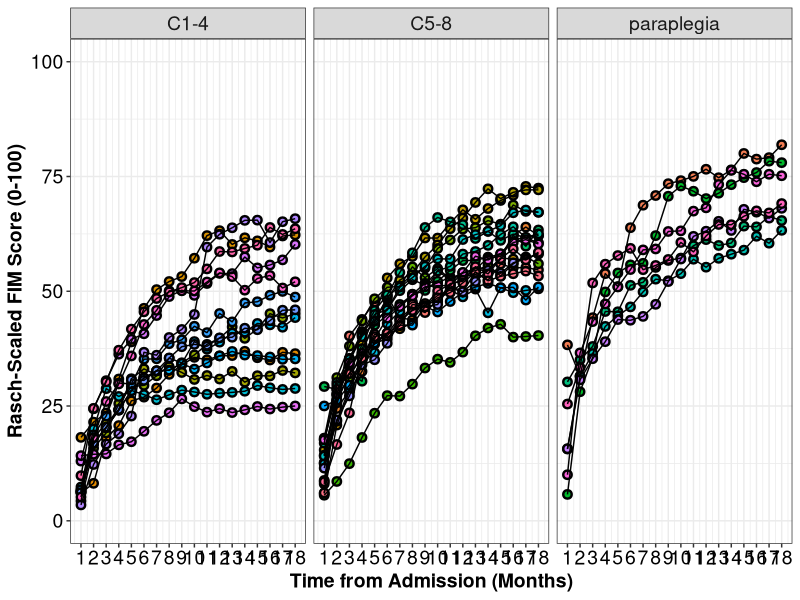
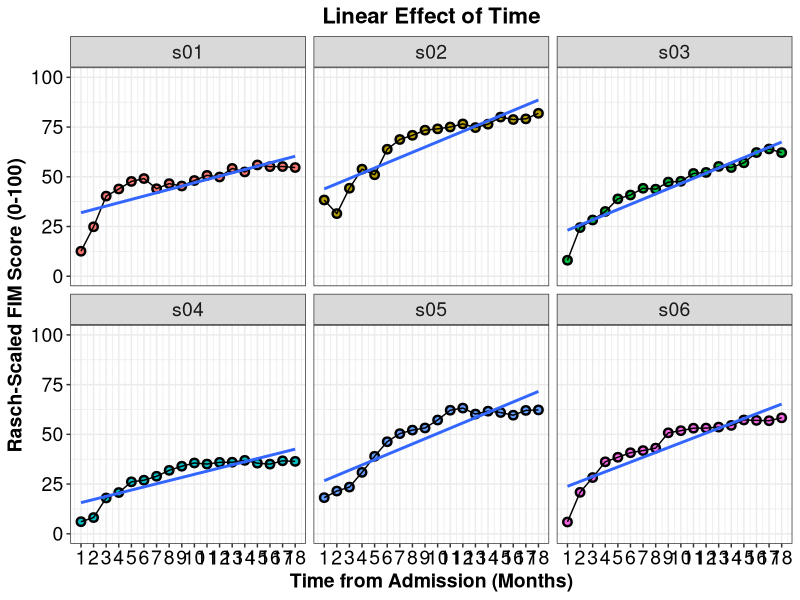
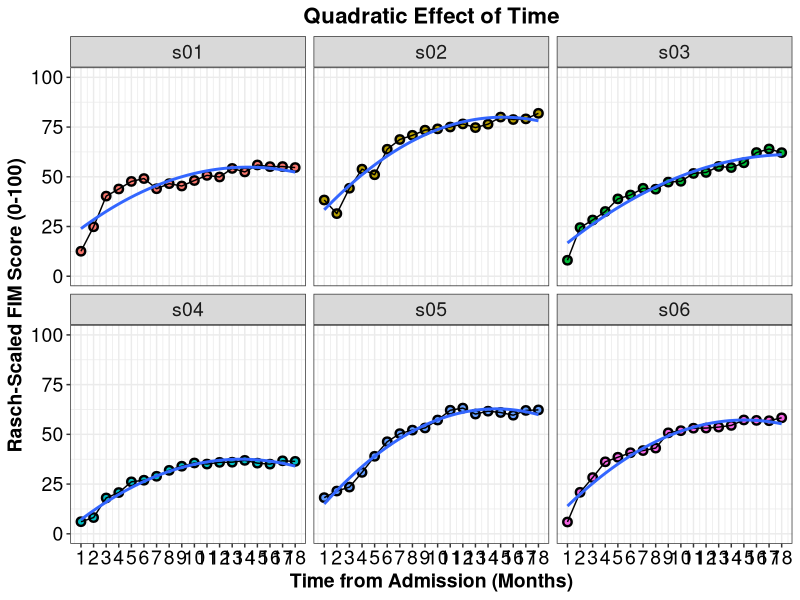
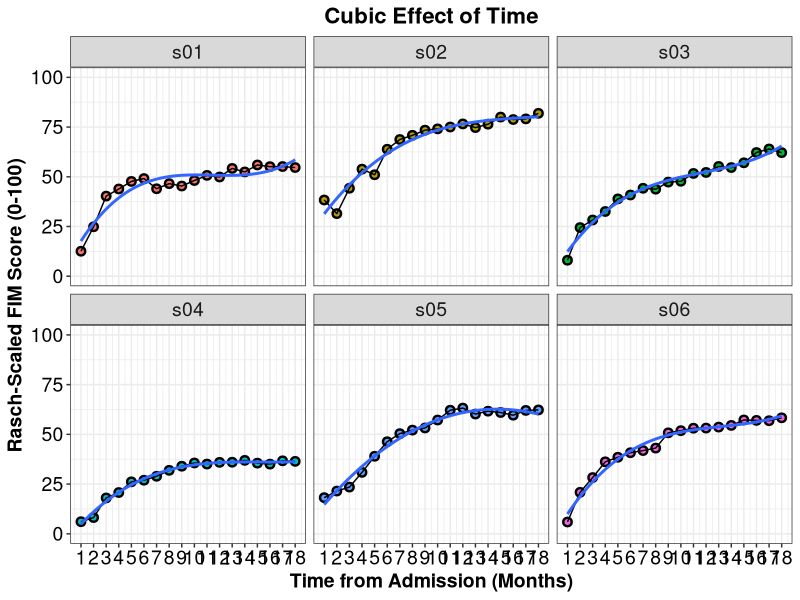
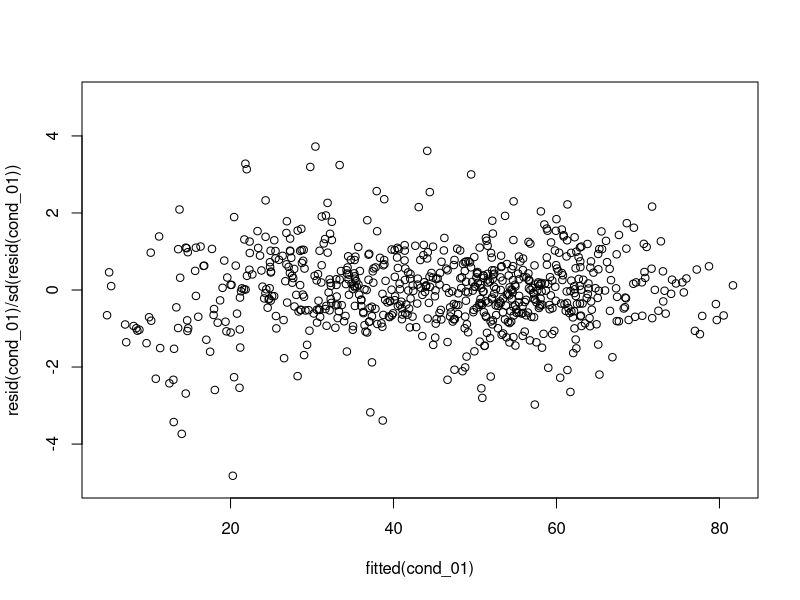
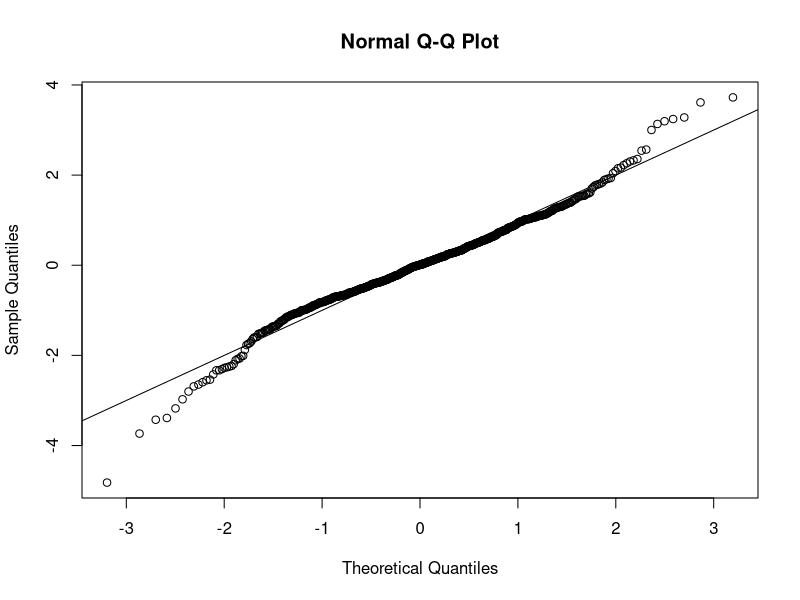
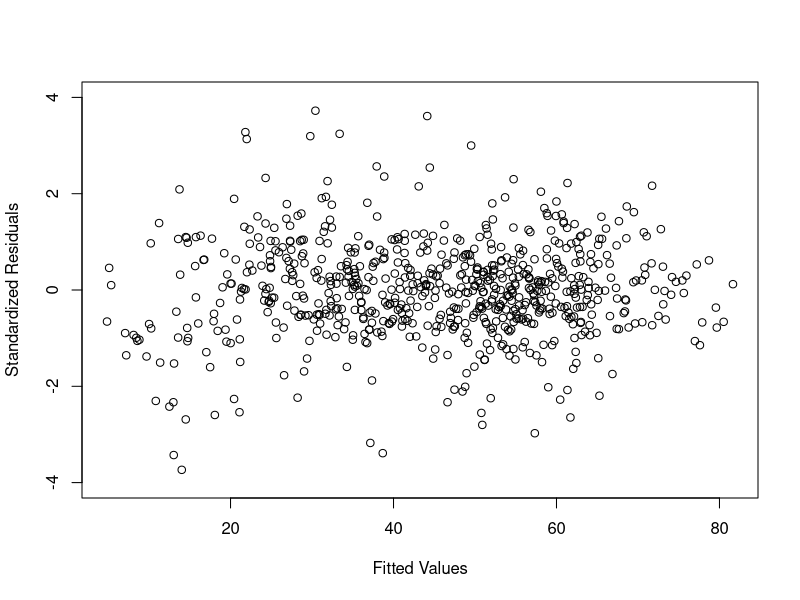

These charts were generated, in order, by the following R code: (Note: this script raises an error after producing the figures.)
# ACRM 2018 Longitudinal Data Analysis Worksho
# By Keith Lohse, Neurorehabilitation Informatics Lab, 2018-07-21

# Loading the essential libraries. 
library("ggplot2"); library("lme4"); library("car"); library("dplyr"); library("lmerTest"); 

# If these packages are not installed already, run the following code:
install.packages("ggplot2"); install.packages("lme4"); install.packages("car"); 
install.packages("dplyr"); install.packages("lmerTest"); 


##----------------------- Data Cleaning and QA ---------------------------------
## Setting the Directory -------------------------------------------------------
getwd()
setwd("C:/Users/kelop/Documents/GitHub/LMER_Clinical_Science/ACRM_2018/")
list.files()
# Make sure that the file data_session2.csv is saved in your working directory.

# Import the .csv file into R. 
# We will save this file in the R environment as an object called "DATA".
DATA<-read.csv("./data/data_session2.csv", header = TRUE, sep=",",  
               na.strings=c("NA","NaN"," ",""))

# Use the head() function to check the structure of the data file.
head(DATA)

# Alternately you can also download the data file from the web here:
# DATA <- read.csv("https://raw.githubusercontent.com/keithlohse/LMER_Clinical_Science/master/data/data_session2.csv")
# head(DATA)


## ------------------- Visualizing the Effects of Time -------------------------
# One of the major questions we address in this module is how to best model the
# effects of time. That is, what is the most appropriate "shape" of the time
# curve? Is it perfectly straight? Is curved? 
# In this module we will build from our linear model (that we used in Module 1)
# to a curvilinear model in which we add quadratic and cubic components

## FIM scores by group and time -----------------------------------------------
g1<-ggplot(DATA, aes(x = month, y = rasch_FIM)) +
  geom_point(aes(fill=as.factor(subID)), pch=21, size=2, stroke=1.25) +
  geom_line(aes(group=subID)) +
  facet_wrap(~AIS_grade)
g2<-g1+scale_x_continuous(name = "Time from Admission (Months)", breaks=c(0:18)) +
  scale_y_continuous(name = "Rasch-Scaled FIM Score (0-100)",limits=c(0,100))
g3 <- g2 + theme_bw() + 
  theme(axis.text=element_text(size=14, colour="black"), 
        axis.title=element_text(size=14,face="bold")) +
  theme(strip.text.x = element_text(size = 14))+
  theme(legend.position="none")

plot(g3)

# We can see that these patterns are almost certainly not linear:
first6<-DATA[c(1:108),]

g1<-ggplot(first6, aes(x = month, y = rasch_FIM)) +
  geom_point(aes(fill=as.factor(subID)), pch=21, size=2, stroke=1.25) +
  geom_line() +
  stat_smooth(method=lm, se=FALSE)+
  facet_wrap(~subID)
g2<-g1+scale_x_continuous(name = "Time from Admission (Months)", breaks=c(0:18)) +
  scale_y_continuous(name = "Rasch-Scaled FIM Score (0-100)",limits=c(0,100))+
  ggtitle("Linear Effect of Time") 
g3 <- g2 + theme_bw() + 
  theme(plot.title = element_text(size=16, face="bold", hjust=0.5), 
        axis.text=element_text(size=14, colour="black"), 
        axis.title=element_text(size=14,face="bold"),
        strip.text.x = element_text(size = 14),
        legend.position="none")

plot(g3)



# Visually, we can test the effect of adding a quadratic effect to the model
g1<-ggplot(first6, aes(x = month, y = rasch_FIM)) +
  geom_point(aes(fill=as.factor(subID)), pch=21, size=2, stroke=1.25) +
  geom_line() +
  stat_smooth(method=lm, formula = y~x+I(x^2), se=FALSE)+
  facet_wrap(~subID)
g2<-g1+scale_x_continuous(name = "Time from Admission (Months)", breaks=c(0:18)) +
  scale_y_continuous(name = "Rasch-Scaled FIM Score (0-100)",limits=c(0,100))+
  ggtitle("Quadratic Effect of Time") 
g3 <- g2 + theme_bw() + 
  theme(plot.title = element_text(size=16, face="bold", hjust=0.5), 
        axis.text=element_text(size=14, colour="black"), 
        axis.title=element_text(size=14,face="bold"),
        strip.text.x = element_text(size = 14),
        legend.position="none")

plot(g3)




# Further, we can see the effect of adding a cubic effect to the model
g1<-ggplot(first6, aes(x = month, y = rasch_FIM)) +
  geom_point(aes(fill=as.factor(subID)), pch=21, size=2, stroke=1.25) +
  geom_line() +
  stat_smooth(method=lm, formula = y~x+I(x^2)+I(x^3), se=FALSE)+
  facet_wrap(~subID)
g2<-g1+scale_x_continuous(name = "Time from Admission (Months)", breaks=c(0:18)) +
  scale_y_continuous(name = "Rasch-Scaled FIM Score (0-100)",limits=c(0,100))+
  ggtitle("Cubic Effect of Time") 
g3 <- g2 + theme_bw() + 
  theme(plot.title = element_text(size=16, face="bold", hjust=0.5), 
        axis.text=element_text(size=14, colour="black"), 
        axis.title=element_text(size=14,face="bold"),
        strip.text.x = element_text(size = 14),
        legend.position="none")

plot(g3)






## -------------- Comparing different Fixed-Effects of Time --------------------
# In order to quantify what our visualizations show us qualitatively, 
# we need to statistically compare models with linear, quadratic, and cubic
# effects of time. 

DATA$year.0_sq<-DATA$year.0^2
DATA$year.0_cu<-DATA$year.0^3


# Linear Effect of Time
time_linear<-lmer(rasch_FIM~
                # Fixed-effects
                1+year.0+
                # Random-effects
                (1+year.0|subID), data=DATA, REML=FALSE)
summary(time_linear)


# Quadratic Effect of Time
time_square<-lmer(rasch_FIM~
                    # Fixed-effects
                    1+year.0+year.0_sq+
                    # Random-effects
                    (1+year.0+year.0_sq|subID), data=DATA, REML=FALSE)
summary(time_square)


# Cubic Effect of Time
time_cube<-lmer(rasch_FIM~
                    # Fixed-effects
                    1+year.0+year.0_sq+year.0_cu+
                    # Random-effects
                    (1+year.0+year.0_sq+year.0_cu|subID), data=DATA, REML=FALSE)
summary(time_cube)

anova(time_linear, time_square, time_cube)


# Cubic Fixed-Effect Only 
time_cube_fixed<-lmer(rasch_FIM~
                  # Fixed-effects
                  1+year.0+year.0_sq+year.0_cu+
                  # Random-effects
                  (1+year.0+year.0_sq|subID), data=DATA, REML=FALSE)

anova(time_cube_fixed, time_cube)



## ------------------ Conditional Curvilinear Models ---------------------------

# Effect of AIS Grade on Time
cond_01<-lmer(rasch_FIM~
                  # Fixed-effects
                  1+year.0*AIS_grade+year.0_sq+year.0_cu+
                  # Random-effects
                  (1+year.0+year.0_sq+year.0_cu|subID), data=DATA, REML=FALSE)
summary(cond_01)


# Effect of AIS Grade on Quadratic Time
cond_02<-lmer(rasch_FIM~
                # Fixed-effects
                1+year.0*AIS_grade+year.0_sq*AIS_grade+year.0_cu+
                # Random-effects
                (1+year.0+year.0_sq+year.0_cu|subID), data=DATA, REML=FALSE)
summary(cond_02)



# Effect of AIS Grade on Cubic Time
cond_03<-lmer(rasch_FIM~
                # Fixed-effects
                1+year.0*AIS_grade+year.0_sq*AIS_grade+year.0_cu*AIS_grade+
                # Random-effects
                (1+year.0+year.0_sq+year.0_cu|subID), data=DATA, REML=FALSE)
summary(cond_03)

# Comparing between Models
anova(cond_01, cond_02, cond_03)


# Checking the Assumptions of our Best Fitting Model
## Level 1 Assumptions ----
plot(fitted(cond_01),resid(cond_01)/sd(resid(cond_01)), ylim=c(-5,5))

# Normality
qqnorm(resid(cond_01)/sd(resid(cond_01)))
abline(0,1)

# Homoscedasticity 
# Comparable Variances at Level 1
x <- fitted(cond_01)
y <- resid(cond_01)/sd(resid(cond_01))
plot(x=x, y=y, xlab = "Fitted Values", ylab="Standardized Residuals",
     ylim=c(-4,4))


# Influential Participants
plot(DATA$subID, resid(cond_01)/sd(resid(cond_01)), 
     ylab="Standardized Residuals", xlab="Subject ID",
     ylim=c(-4,4))


## Level 2 Assumptions ---- 
LVL2<-summarize(group_by(DATA, subID),
                AIS_grade = AIS_grade[1])
head(LVL2)
ranef(cond_01)

LVL2$RE_int<-ranef(cond_01)$subID$`(Intercept)`
LVL2$STD_int<-LVL2$RE_int/sd(LVL2$RE_int)

LVL2$RE_year<-ranef(cond_01)$subID$year.0
LVL2$STD_year<-LVL2$RE_year/sd(LVL2$RE_year)

LVL2$RE_year_sq<-ranef(cond_01)$subID$year.0_sq
LVL2$STD_year_sq<-LVL2$RE_year_sq/sd(LVL2$RE_year_sq)

LVL2$RE_year_cu<-ranef(cond_01)$subID$year.0_cu
LVL2$STD_year_cu<-LVL2$RE_year_cu/sd(LVL2$RE_year_cu)

head(LVL2)

# Normality of Random-Effects
qqnorm(LVL2$RE_int)
qqnorm(LVL2$RE_year)
qqnorm(LVL2$RE_year_sq)
qqnorm(LVL2$RE_year_cu)


# Homoscedasticity
plot(x=LVL2$AIS_grade, y=LVL2$STD_int, 
     xlab = "Fitted Values", ylab="Standardized Residuals",
     ylim=c(-4,4))

plot(x=LVL2$AIS_grade, y=LVL2$STD_year, 
     xlab = "Fitted Values", ylab="Standardized Residuals",
     ylim=c(-4,4))

plot(x=LVL2$AIS_grade, y=LVL2$STD_year_sq, 
     xlab = "Fitted Values", ylab="Standardized Residuals",
     ylim=c(-4,4))

plot(x=LVL2$AIS_grade, y=LVL2$STD_year_cu, 
     xlab = "Fitted Values", ylab="Standardized Residuals",
     ylim=c(-4,4))


# Influential Participants
plot(x=LVL2$subID, y=LVL2$STD_int, 
     xlab="Subject ID", ylab="Standardized Residual",
     ylim=c(-4,4))

plot(x=LVL2$subID, y=LVL2$STD_year, 
     xlab="Subject ID", ylab="Standardized Residual",
     ylim=c(-4,4))

plot(x=LVL2$subID, y=LVL2$STD_year_sq, 
     xlab="Subject ID", ylab="Standardized Residual",
     ylim=c(-4,4))

plot(x=LVL2$subID, y=LVL2$STD_year_cu, 
     xlab="Subject ID", ylab="Standardized Residual",
     ylim=c(-4,4))


## -------------- Exporting the Revised Data File ------------------------------
# Finally, we want to save our revised data file to include the different 
# variables we created in a new .csv file.

write.csv(DATA, "./data_session3.csv")








## ------------- Fitting a Truly Non-Linear Model ------------------------------
head(DATA)

library(nlme);

MEANS <- DATA %>%
  group_by(AIS_grade, month) %>%
  summarize(rasch_FIM = mean(rasch_FIM, na.rm=TRUE))
head(MEANS)

g1<-ggplot(DATA, aes(x = month, y = rasch_FIM)) +
  geom_line(aes(group=subID, col=AIS_grade), alpha=0.4)+
  geom_line(data=MEANS, aes(col=AIS_grade), lwd=1.25)+
  scale_color_manual(values=c("#1b9e77", "#d95f02", "#7570b3"))
g2<-g1+scale_x_continuous(name = "Months") +
  scale_y_continuous(name = "Rasch Scaled FIM")
g3 <- g2 + theme_classic() + 
  labs(color = "Group") +
  theme(axis.text=element_text(size=14, colour="black"), 
        axis.title=element_text(size=14,face="bold"), 
        legend.text=element_text(size=14,face="bold"),
        legend.title=element_text(size=14,face="bold"),
        strip.text.x = element_text(size = 14), 
        legend.position="right")

print(g3)

# Because nonlinear models use an iterative testing procedure to find 
# parameter values that reduce the deviance, we will want to set a "seed"
# so that we get consistent results.
set.seed(100)

# Additionally, in order to ensure our nonlinear model converge, we need to set
# starting values for our different parameters. These starting values can often
# be determined from a visual inspection of the data or from summary statistics,
# see Pineheiro & Bates. 

## E.g., start = c(75, -30, -50, 10, -0.3, 0),
# Where:
# The first value is an estimate for the asmyptote
# The second value is an estimate for the group difference in asymptote
# The third value is an estimate of the change (asymptote to psuedo intercept)
# The fourth value is an estimate of the group difference in change
# The fifth values is an estimate of the rate parameter
# The sixth value is an estimate of the group difference in the rate parameter.

head(DATA)

DATA$Group_C14<-ifelse(DATA$AIS_grade =="C1-4",
                       1, # Returns if above is TRUE
                       0)

DATA$Group_C58<-ifelse(DATA$AIS_grade =="C5-8",
                       1, # Returns if above is TRUE
                       0)

# Note that this means that paraplegia is the reference group in our model below

neg_exp_rand_mod <- nlme(rasch_FIM~b_1i+b_2*Group_C14+b_3*Group_C58+
                           (b_4+b_5*Group_C14+b_6*Group_C58)*(exp(b_7i*month+b_8*Group_C14*month+b_9*Group_C58*month)),
                         data = DATA,
                         fixed = b_1i + b_2 + b_3 + b_4 + b_5 + b_6 + b_7i + b_8 + b_9 ~ 1,
                         random = b_1i + b_7i ~ 1,
                         groups = ~ subID,
                         start = c(75, -30, -15, -50, 10, 5, -0.3, 0, 0),
                         na.action = na.omit)
summary(neg_exp_rand_mod)



AIC(cond_03)
AIC(neg_exp_rand_mod)
# In our case the cubic conditional model actually provided a better approximation 
# of out data.
